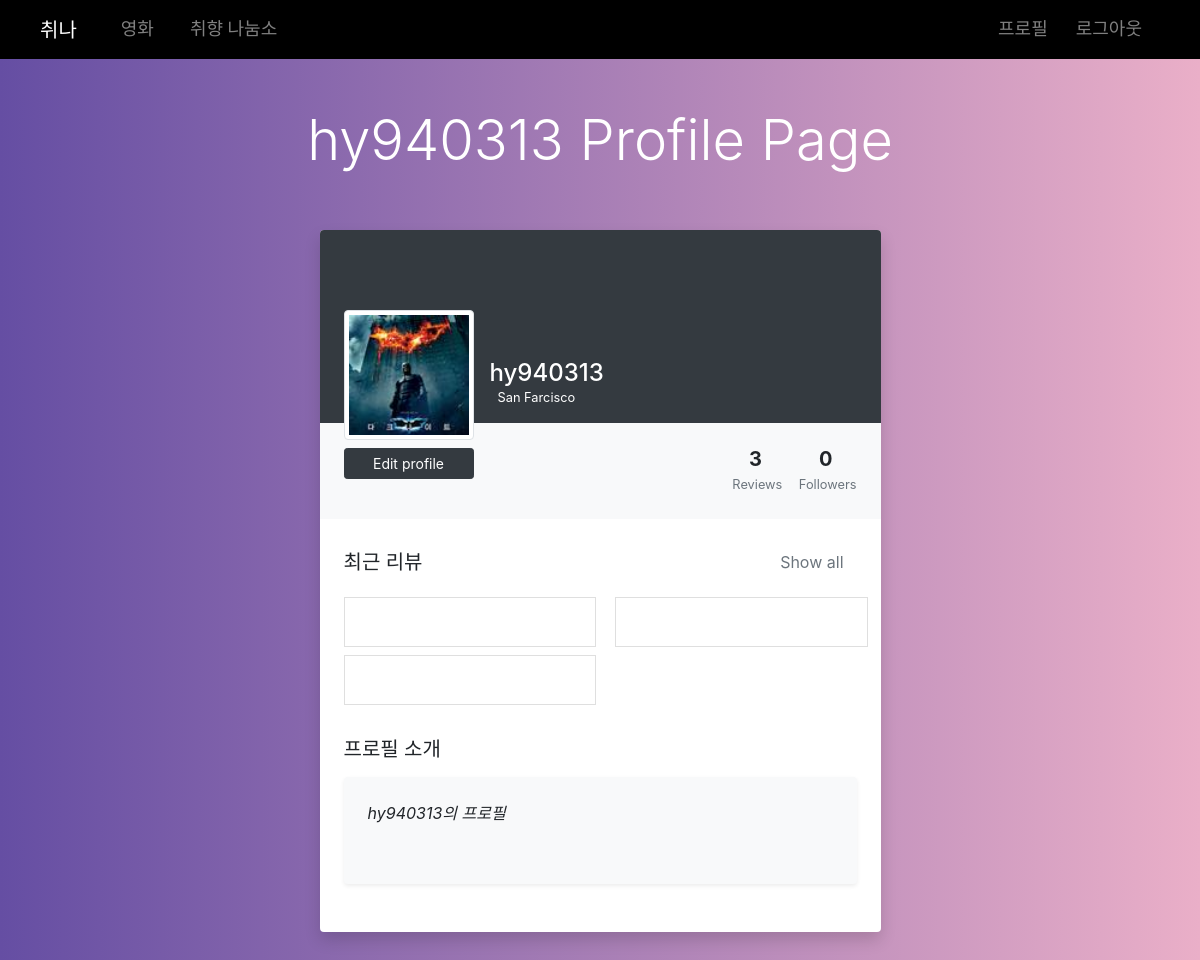
Page /accounts/hy940313/ (signed in) on the earlier database version.
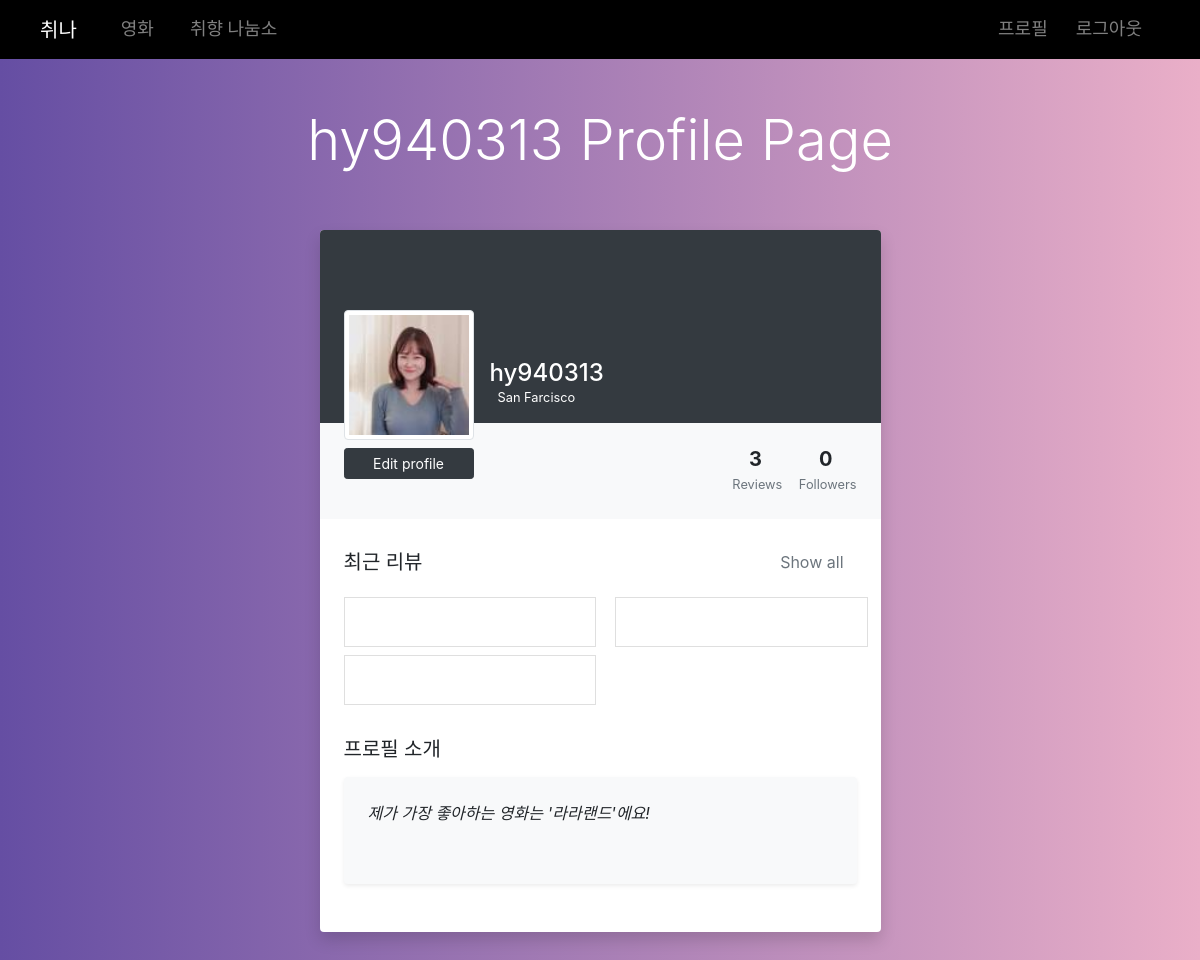
Same page on the later database version.
### accounts/models.py (models this page shows)
class User(AbstractUser):
    followers = models.ManyToManyField(
            settings.AUTH_USER_MODEL,
            related_name='followings'
    )
    myinfo = models.TextField(blank=True, null=True)
    image = ProcessedImageField(upload_to='',processors=[ResizeToFill(100,100)],blank=True, null=True)
    nickname = models.TextField(blank=True, null=True)

### accounts/views.py (the view)
# urls.py: path('<username>/', views.profile, name='profile'),
@login_required
def profile(request, username):
    User = get_user_model()
    user_id = User.objects.filter(username=username).values('id')[0]['id']
    person = get_object_or_404(User, username=username)
    reviews = Review.objects.filter(user=user_id)
    context = {
        'person': person,
        'reviews' : reviews,
    }
    return render(request, 'accounts/profile.html', context)

### accounts/templates/accounts/profile.html (shortened to what the changed rows need)
{% extends 'base.html' %}
{% block content %}
{% load static %}
<div class="row">
    <div class="col-lg-7 mx-auto text-white text-center pt-5">
            {% if person.nickname %}
            <h1 class="display-4">{{ person.nickname }} Profile Page</h1>
            {%else %}
            <h1 class="display-4">{{ person.username }} Profile Page</h1>
            {% endif %}
    </div>
</div>
<div class="row py-5 px-4">
    <div class="col-xl-6 col-md-6 col-sm-10 mx-auto">
        <div class="bg-white shadow rounded overflow-hidden">
            <div class="px-4 pt-0 pb-4 bg-dark">
                <div class="media align-items-end profile-header">
                    {% if person.image and request.user == person %}
                    <div class="profile mr-3"><img src="{{ person.image.url }}" alt="img" width="130" class="rounded mb-2 img-thumbnail"><a href="{% url 'accounts:profile_edit' user.username %}" class="btn btn-dark btn-sm btn-block">Edit profile</a></div>
                    {% elif person.image and request.user != person %}
                    <div class="profile mr-3"><img src="{{ person.image.url }}" alt="img" width="130" class="rounded mb-2 img-thumbnail"><a href="#" class="btn btn-dark btn-sm btn-block">Direct Message</a></div>
                    {% elif person.image != 1 and request.user != person %}
                    <div class="profile mr-3"><img src="/static/noprofile.jpg" alt="img" width="130" class="rounded mb-2 img-thumbnail"><a href="#" class="btn btn-dark btn-sm btn-block">Direct Message</a></div>
                    {% elif person.image != 1 and request.user == person %}
                    <div class="profile mr-3"><img src="/static/noprofile.jpg" alt="img" width="130" class="rounded mb-2 img-thumbnail"><a href="{% url 'accounts:profile_edit' user.username %}" class="btn btn-dark btn-sm btn-block">Edit profil</a></div>
                    {% endif %}
                    <div class="media-body mb-5 text-white">
                        <h4 class="mt-0 mb-0">{{ person.username }}</h4>
                        <p class="small mb-4"> San Farcisco</p>
                    </div>
                </div>
            </div>
            <div class="bg-light p-4 d-flex justify-content-end text-center">
                <ul class="list-inline mb-0">
                    <li class="list-inline-item">
                        <h5 class="font-weight-bold mb-0 d-block">{{ person.followers.count }}</h5><small class="text-muted"> Followers</small>
                    </li>
                </ul>
            </div>
            <div class="py-4 px-4">
                <div class="py-4">
                    <div class="p-4 bg-light rounded shadow-sm">
                        {% if person.myinfo %}
                        <p class="font-italic mb-0">{{ person.myinfo }}</p>
                        {% else %}
                        <p class="font-italic mb-0">등록된 소개가 없습니다</p>
                        {% endif %}
                        <ul class="list-inline small text-muted mt-3 mb-0">
                            <li class="list-inline-item"></li>
                            <li class="list-inline-item"></li>
                        </ul>
                    </div>
                </div>
            </div>
        </div>
    </div>
</div>
{% endblock %}

Differences in the rows shown:
changed User "hy940313": image: a different picture; myinfo "hy940313의 프로필" → "제가 가장 좋아하는 영화는 '라라랜드'에요!"
